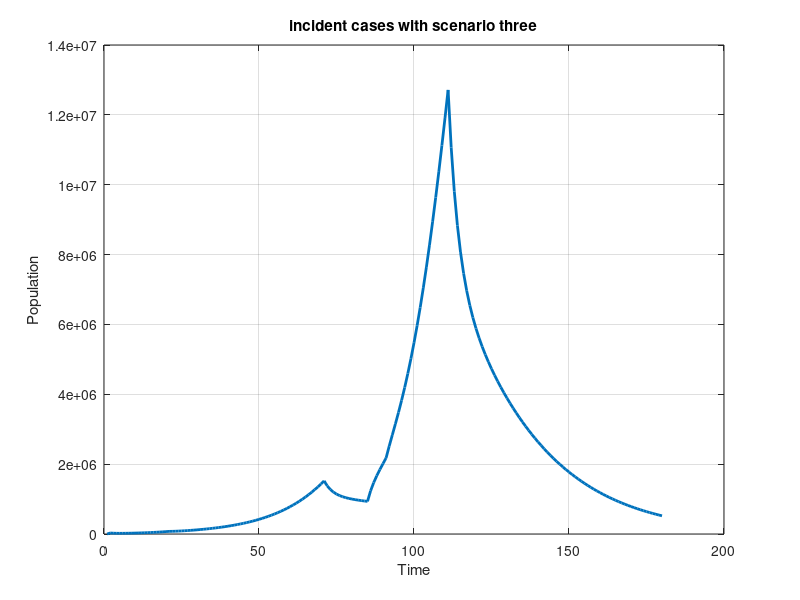

Recreate this plot in MATLAB.
%Q2- 3rd case commented part(a) , uncommented plot (b)
t = 180; 


N = 5*10^6;
alpha = 0.2;
gamma = 0.1;



S = zeros(t,1);
E = zeros(t,1);
I = zeros(t,1);
R = zeros(t,1);
New = zeros(t,1);

R(1) = 0;
I(1) = 40;
E(1) = 20*I(1);
S(1) = N-I(1)-E(1)-R(1);


for i = 2:t
    if i >=2 & i <= 20;
        R0 = 3 ;
    end
    if i >= 21 & i <= 70;
        R0 = 2.2;
    end
    if i >= 71 & i <= 84;
        R0 = 0.9;
    end
    if i >= 85 & i <= 90;
        R0 = 2.5;
    end
    if i >= 91 & i <= 110;
        R0 = 3.2;
    end
    if i >= 111 & i <= 180;
        R0 = 0.85;
    end
    if i >= 181;
        R0 = 0.5;
    end
    beta = R0 *gamma;
    
    S(i) = S(i-1) - beta*I(i-1)*S(i-1)/N;
    E(i) = E(i-1) + beta*I(i-1)*S(i-1)/N - alpha*E(i-1);
    I(i) = I(i-1) + alpha*E(i-1) - gamma*I(i-1);
    R(i) = R(i-1) + gamma*I(i-1);
    New(i) = alpha*E(i-1)*(t-1);
end

% plot(1:t,S,'LineWidth',2)
% hold on
% plot(1:t,E,'LineWidth',2)
% hold on
% plot(1:t,I,'LineWidth',2)
% hold on
% plot(1:t,R,'LineWidth',2)
plot(1:t,New,'LineWidth',2)

grid on


title('incident cases with scenario three')
%legend("Susceptible","Exposed","Infected","Removed")
xlabel("Time")
ylabel("Population")